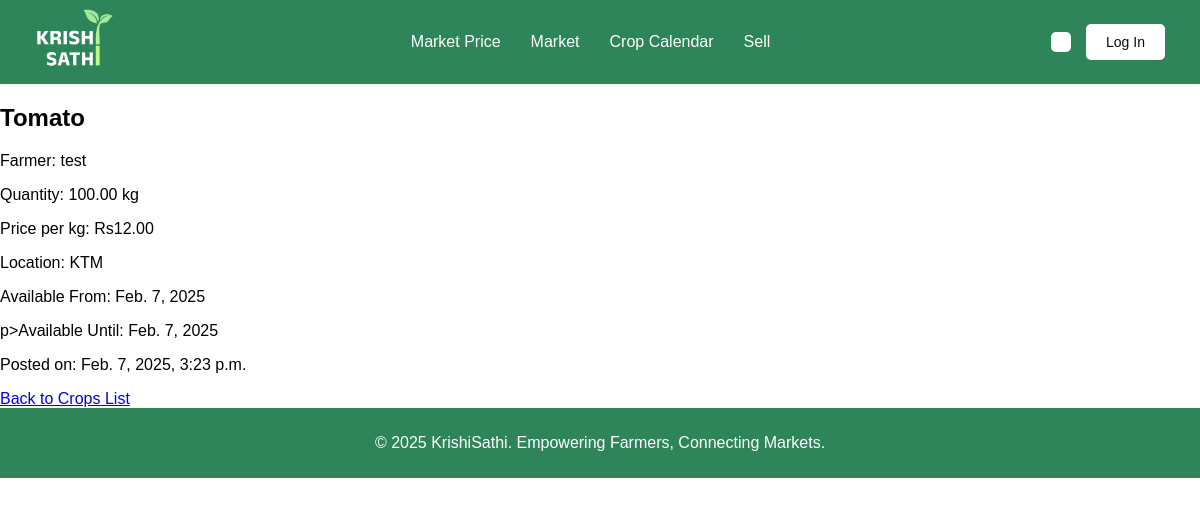
The app's page /farmer-crops/1/ with its own data.
### mainapp/models.py (models this page shows, shortened)
class FarmerCrop(models.Model):
    farmer = models.ForeignKey(User, on_delete=models.CASCADE, related_name='crops')
    crop_type = models.ForeignKey(CropType, on_delete=models.CASCADE, related_name='farmer_crops')
    quantity_kg = models.DecimalField(max_digits=10, decimal_places=2)
    price_per_kg = models.DecimalField(max_digits=10, decimal_places=2)
    location = models.CharField(max_length=200)
    available_from = models.DateField()
    available_until = models.DateField()
    created_at = models.DateTimeField(auto_now_add=True)

class CropType(models.Model):
    name = models.CharField(max_length=200, unique=True)
    description = models.TextField(blank=True)

### mainapp/views.py (the view)
# urls.py: path('farmer-crops/<int:crop_id>/', views.farmer_crop_detail, name='farmer_crop_detail'),
def farmer_crop_detail(request, crop_id):
    farmer_crop = get_object_or_404(models.FarmerCrop.objects.select_related('crop_type', 'farmer'), id=crop_id)
    return render(request, 'farmer_crop_detail.html', {'farmer_crop': farmer_crop})

### mainapp/templates/farmer_crop_detail.html
{% extends "base.html" %}
{% block content %}
<h2>{{ farmer_crop.crop_type.name }}</h2>
<p>Farmer: {{ farmer_crop.farmer.username }}</p>
<p>Quantity: {{ farmer_crop.quantity_kg }} kg</p>
<p>Price per kg: Rs{{ farmer_crop.price_per_kg }}</p>
<p>Location: {{ farmer_crop.location }}</p>
<p>Available From: {{ farmer_crop.available_from }}</p>
 p>Available Until: {{ farmer_crop.available_until }}</p>
<p>Posted on: {{ farmer_crop.created_at }}</p>
<a href="{% url 'farmer_crop_list' %}">Back to Crops List</a>
{% endblock %}

### mainapp/static/mainapp/css/styles.css (style rules this page uses)
body { background-color: white; min-height: 100vh; margin: 0; font-family: Arial, sans-serif; }
body { top: 0px !important; }

### mainapp/templates/base.html (style rules this page uses)
body { top: 0px !important; }

### records on screen
FarmerCrop: crop_type.name "Tomato", farmer.username "test", quantity_kg "100.00", price_per_kg "12.00", location "KTM", available_from "Feb. 7, 2025", available_until "Feb. 7, 2025", created_at "Feb. 7, 2025, 3:23 p.m."
